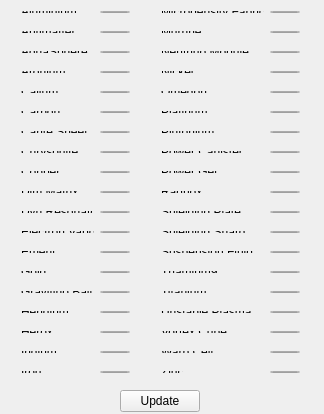
<?xml version="1.0" encoding="UTF-8"?>
<ui version="4.0">
 <class>Inventory</class>
 <widget class="QWidget" name="Inventory">
  <property name="geometry">
   <rect>
    <x>0</x>
    <y>0</y>
    <width>324</width>
    <height>414</height>
   </rect>
  </property>
  <property name="windowTitle">
   <string>Inventory</string>
  </property>
  <widget class="QPushButton" name="updateButton">
   <property name="geometry">
    <rect>
     <x>120</x>
     <y>390</y>
     <width>80</width>
     <height>22</height>
    </rect>
   </property>
   <property name="text">
    <string>Update</string>
   </property>
  </widget>
  <widget class="QWidget" name="">
   <property name="geometry">
    <rect>
     <x>10</x>
     <y>200</y>
     <width>131</width>
     <height>24</height>
    </rect>
   </property>
   <layout class="QHBoxLayout" name="horizontalLayout">
    <item>
     <widget class="QLabel" name="dynamicresonator">
      <property name="text">
       <string>Dyn Resonator</string>
      </property>
     </widget>
    </item>
    <item>
     <widget class="QLineEdit" name="dynResonEntry">
      <property name="minimumSize">
       <size>
        <width>30</width>
        <height>0</height>
       </size>
      </property>
      <property name="maximumSize">
       <size>
        <width>30</width>
        <height>16777215</height>
       </size>
      </property>
     </widget>
    </item>
   </layout>
  </widget>
  <widget class="QWidget" name="">
   <property name="geometry">
    <rect>
     <x>10</x>
     <y>180</y>
     <width>131</width>
     <height>24</height>
    </rect>
   </property>
   <layout class="QHBoxLayout" name="horizontalLayout_3">
    <item>
     <widget class="QLabel" name="dimmatrix">
      <property name="text">
       <string>Dim Matrix</string>
      </property>
     </widget>
    </item>
    <item>
     <widget class="QLineEdit" name="dimMatrixEntry">
      <property name="minimumSize">
       <size>
        <width>30</width>
        <height>0</height>
       </size>
      </property>
      <property name="maximumSize">
       <size>
        <width>30</width>
        <height>16777215</height>
       </size>
      </property>
     </widget>
    </item>
   </layout>
  </widget>
  <widget class="QWidget" name="">
   <property name="geometry">
    <rect>
     <x>10</x>
     <y>160</y>
     <width>131</width>
     <height>24</height>
    </rect>
   </property>
   <layout class="QHBoxLayout" name="horizontalLayout_4">
    <item>
     <widget class="QLabel" name="copper">
      <property name="text">
       <string>Copper</string>
      </property>
     </widget>
    </item>
    <item>
     <widget class="QLineEdit" name="copperEntry">
      <property name="minimumSize">
       <size>
        <width>30</width>
        <height>0</height>
       </size>
      </property>
      <property name="maximumSize">
       <size>
        <width>30</width>
        <height>16777215</height>
       </size>
      </property>
     </widget>
    </item>
   </layout>
  </widget>
  <widget class="QWidget" name="">
   <property name="geometry">
    <rect>
     <x>10</x>
     <y>140</y>
     <width>131</width>
     <height>24</height>
    </rect>
   </property>
   <layout class="QHBoxLayout" name="horizontalLayout_5">
    <item>
     <widget class="QLabel" name="chrysonite">
      <property name="text">
       <string>Chrysonite</string>
      </property>
     </widget>
    </item>
    <item>
     <widget class="QLineEdit" name="chrysoniteEntry">
      <property name="minimumSize">
       <size>
        <width>30</width>
        <height>0</height>
       </size>
      </property>
      <property name="maximumSize">
       <size>
        <width>30</width>
        <height>16777215</height>
       </size>
      </property>
     </widget>
    </item>
   </layout>
  </widget>
  <widget class="QWidget" name="">
   <property name="geometry">
    <rect>
     <x>10</x>
     <y>120</y>
     <width>131</width>
     <height>24</height>
    </rect>
   </property>
   <layout class="QHBoxLayout" name="horizontalLayout_6">
    <item>
     <widget class="QLabel" name="caritesheet">
      <property name="text">
       <string>Carite Sheet</string>
      </property>
     </widget>
    </item>
    <item>
     <widget class="QLineEdit" name="cariteSheetEntry">
      <property name="minimumSize">
       <size>
        <width>30</width>
        <height>0</height>
       </size>
      </property>
      <property name="maximumSize">
       <size>
        <width>30</width>
        <height>16777215</height>
       </size>
      </property>
     </widget>
    </item>
   </layout>
  </widget>
  <widget class="QWidget" name="">
   <property name="geometry">
    <rect>
     <x>10</x>
     <y>0</y>
     <width>131</width>
     <height>24</height>
    </rect>
   </property>
   <layout class="QHBoxLayout" name="horizontalLayout_8">
    <item>
     <widget class="QLabel" name="aluminium">
      <property name="text">
       <string>Aluminium</string>
      </property>
     </widget>
    </item>
    <item>
     <widget class="QLineEdit" name="aluminiumEntry">
      <property name="minimumSize">
       <size>
        <width>30</width>
        <height>0</height>
       </size>
      </property>
      <property name="maximumSize">
       <size>
        <width>30</width>
        <height>16777215</height>
       </size>
      </property>
     </widget>
    </item>
   </layout>
  </widget>
  <widget class="QWidget" name="">
   <property name="geometry">
    <rect>
     <x>10</x>
     <y>20</y>
     <width>131</width>
     <height>24</height>
    </rect>
   </property>
   <layout class="QHBoxLayout" name="horizontalLayout_9">
    <item>
     <widget class="QLabel" name="antimatter">
      <property name="text">
       <string>Antimatter</string>
      </property>
     </widget>
    </item>
    <item>
     <widget class="QLineEdit" name="antimatterEntry">
      <property name="minimumSize">
       <size>
        <width>30</width>
        <height>0</height>
       </size>
      </property>
      <property name="maximumSize">
       <size>
        <width>30</width>
        <height>16777215</height>
       </size>
      </property>
     </widget>
    </item>
   </layout>
  </widget>
  <widget class="QWidget" name="">
   <property name="geometry">
    <rect>
     <x>10</x>
     <y>40</y>
     <width>131</width>
     <height>24</height>
    </rect>
   </property>
   <layout class="QHBoxLayout" name="horizontalLayout_10">
    <item>
     <widget class="QLabel" name="aquasphere">
      <property name="text">
       <string>AquaSphere</string>
      </property>
     </widget>
    </item>
    <item>
     <widget class="QLineEdit" name="aquaSphereEntry">
      <property name="minimumSize">
       <size>
        <width>30</width>
        <height>0</height>
       </size>
      </property>
      <property name="maximumSize">
       <size>
        <width>30</width>
        <height>16777215</height>
       </size>
      </property>
     </widget>
    </item>
   </layout>
  </widget>
  <widget class="QWidget" name="">
   <property name="geometry">
    <rect>
     <x>10</x>
     <y>60</y>
     <width>131</width>
     <height>24</height>
    </rect>
   </property>
   <layout class="QHBoxLayout" name="horizontalLayout_11">
    <item>
     <widget class="QLabel" name="aronium">
      <property name="text">
       <string>Aronium</string>
      </property>
     </widget>
    </item>
    <item>
     <widget class="QLineEdit" name="aroniumEntry">
      <property name="minimumSize">
       <size>
        <width>30</width>
        <height>0</height>
       </size>
      </property>
      <property name="maximumSize">
       <size>
        <width>30</width>
        <height>16777215</height>
       </size>
      </property>
     </widget>
    </item>
   </layout>
  </widget>
  <widget class="QWidget" name="">
   <property name="geometry">
    <rect>
     <x>10</x>
     <y>80</y>
     <width>131</width>
     <height>24</height>
    </rect>
   </property>
   <layout class="QHBoxLayout" name="horizontalLayout_12">
    <item>
     <widget class="QLabel" name="calium">
      <property name="text">
       <string>Calium</string>
      </property>
     </widget>
    </item>
    <item>
     <widget class="QLineEdit" name="caliumEntry">
      <property name="minimumSize">
       <size>
        <width>30</width>
        <height>0</height>
       </size>
      </property>
      <property name="maximumSize">
       <size>
        <width>30</width>
        <height>16777215</height>
       </size>
      </property>
     </widget>
    </item>
   </layout>
  </widget>
  <widget class="QWidget" name="">
   <property name="geometry">
    <rect>
     <x>10</x>
     <y>100</y>
     <width>131</width>
     <height>24</height>
    </rect>
   </property>
   <layout class="QHBoxLayout" name="horizontalLayout_13">
    <item>
     <widget class="QLabel" name="carbon">
      <property name="text">
       <string>Carbon</string>
      </property>
     </widget>
    </item>
    <item>
     <widget class="QLineEdit" name="carbonEntry">
      <property name="minimumSize">
       <size>
        <width>30</width>
        <height>0</height>
       </size>
      </property>
      <property name="maximumSize">
       <size>
        <width>30</width>
        <height>16777215</height>
       </size>
      </property>
     </widget>
    </item>
   </layout>
  </widget>
  <widget class="QWidget" name="">
   <property name="geometry">
    <rect>
     <x>10</x>
     <y>220</y>
     <width>131</width>
     <height>24</height>
    </rect>
   </property>
   <layout class="QHBoxLayout" name="horizontalLayout_7">
    <item>
     <widget class="QLabel" name="electronvapor">
      <property name="text">
       <string>Electron Vapor</string>
      </property>
     </widget>
    </item>
    <item>
     <widget class="QLineEdit" name="electronVaporEntry">
      <property name="minimumSize">
       <size>
        <width>30</width>
        <height>0</height>
       </size>
      </property>
      <property name="maximumSize">
       <size>
        <width>30</width>
        <height>16777215</height>
       </size>
      </property>
     </widget>
    </item>
   </layout>
  </widget>
  <widget class="QWidget" name="">
   <property name="geometry">
    <rect>
     <x>10</x>
     <y>240</y>
     <width>131</width>
     <height>24</height>
    </rect>
   </property>
   <layout class="QHBoxLayout" name="horizontalLayout_14">
    <item>
     <widget class="QLabel" name="emeril">
      <property name="text">
       <string>Emeril</string>
      </property>
     </widget>
    </item>
    <item>
     <widget class="QLineEdit" name="emerilEntry">
      <property name="minimumSize">
       <size>
        <width>30</width>
        <height>0</height>
       </size>
      </property>
      <property name="maximumSize">
       <size>
        <width>30</width>
        <height>16777215</height>
       </size>
      </property>
     </widget>
    </item>
   </layout>
  </widget>
  <widget class="QWidget" name="">
   <property name="geometry">
    <rect>
     <x>10</x>
     <y>260</y>
     <width>131</width>
     <height>24</height>
    </rect>
   </property>
   <layout class="QHBoxLayout" name="horizontalLayout_15">
    <item>
     <widget class="QLabel" name="gold">
      <property name="text">
       <string>Gold</string>
      </property>
     </widget>
    </item>
    <item>
     <widget class="QLineEdit" name="goldEntry">
      <property name="minimumSize">
       <size>
        <width>30</width>
        <height>0</height>
       </size>
      </property>
      <property name="maximumSize">
       <size>
        <width>30</width>
        <height>16777215</height>
       </size>
      </property>
     </widget>
    </item>
   </layout>
  </widget>
  <widget class="QWidget" name="">
   <property name="geometry">
    <rect>
     <x>10</x>
     <y>280</y>
     <width>131</width>
     <height>24</height>
    </rect>
   </property>
   <layout class="QHBoxLayout" name="horizontalLayout_16">
    <item>
     <widget class="QLabel" name="label">
      <property name="text">
       <string>Gravitino Ball</string>
      </property>
     </widget>
    </item>
    <item>
     <widget class="QLineEdit" name="gravBallEntry">
      <property name="maximumSize">
       <size>
        <width>30</width>
        <height>16777215</height>
       </size>
      </property>
     </widget>
    </item>
   </layout>
  </widget>
  <widget class="QWidget" name="">
   <property name="geometry">
    <rect>
     <x>10</x>
     <y>300</y>
     <width>131</width>
     <height>24</height>
    </rect>
   </property>
   <layout class="QHBoxLayout" name="horizontalLayout_17">
    <item>
     <widget class="QLabel" name="heridium">
      <property name="text">
       <string>Heridium</string>
      </property>
     </widget>
    </item>
    <item>
     <widget class="QLineEdit" name="heridiumEntry">
      <property name="maximumSize">
       <size>
        <width>30</width>
        <height>16777215</height>
       </size>
      </property>
     </widget>
    </item>
   </layout>
  </widget>
  <widget class="QWidget" name="">
   <property name="geometry">
    <rect>
     <x>10</x>
     <y>320</y>
     <width>131</width>
     <height>24</height>
    </rect>
   </property>
   <layout class="QHBoxLayout" name="horizontalLayout_18">
    <item>
     <widget class="QLabel" name="herox">
      <property name="text">
       <string>Herox</string>
      </property>
     </widget>
    </item>
    <item>
     <widget class="QLineEdit" name="heroxEntry">
      <property name="maximumSize">
       <size>
        <width>30</width>
        <height>16777215</height>
       </size>
      </property>
     </widget>
    </item>
   </layout>
  </widget>
  <widget class="QWidget" name="">
   <property name="geometry">
    <rect>
     <x>10</x>
     <y>340</y>
     <width>131</width>
     <height>24</height>
    </rect>
   </property>
   <layout class="QHBoxLayout" name="horizontalLayout_19">
    <item>
     <widget class="QLabel" name="iridium">
      <property name="text">
       <string>Iridium</string>
      </property>
     </widget>
    </item>
    <item>
     <widget class="QLineEdit" name="iridiumEntry">
      <property name="maximumSize">
       <size>
        <width>30</width>
        <height>16777215</height>
       </size>
      </property>
     </widget>
    </item>
   </layout>
  </widget>
  <widget class="QWidget" name="">
   <property name="geometry">
    <rect>
     <x>10</x>
     <y>360</y>
     <width>131</width>
     <height>24</height>
    </rect>
   </property>
   <layout class="QHBoxLayout" name="horizontalLayout_20">
    <item>
     <widget class="QLabel" name="iron">
      <property name="text">
       <string>Iron</string>
      </property>
     </widget>
    </item>
    <item>
     <widget class="QLineEdit" name="ironEntry">
      <property name="maximumSize">
       <size>
        <width>30</width>
        <height>16777215</height>
       </size>
      </property>
     </widget>
    </item>
   </layout>
  </widget>
  <widget class="QWidget" name="">
   <property name="geometry">
    <rect>
     <x>150</x>
     <y>0</y>
     <width>161</width>
     <height>24</height>
    </rect>
   </property>
   <layout class="QHBoxLayout" name="horizontalLayout_21">
    <item>
     <widget class="QLabel" name="microfabric">
      <property name="text">
       <string>Microdensity Fabric</string>
      </property>
     </widget>
    </item>
    <item>
     <widget class="QLineEdit" name="microFabricEntry">
      <property name="minimumSize">
       <size>
        <width>30</width>
        <height>0</height>
       </size>
      </property>
      <property name="maximumSize">
       <size>
        <width>30</width>
        <height>16777215</height>
       </size>
      </property>
     </widget>
    </item>
   </layout>
  </widget>
  <widget class="QWidget" name="">
   <property name="geometry">
    <rect>
     <x>150</x>
     <y>20</y>
     <width>161</width>
     <height>24</height>
    </rect>
   </property>
   <layout class="QHBoxLayout" name="horizontalLayout_22">
    <item>
     <widget class="QLabel" name="murrine">
      <property name="text">
       <string>Murrine</string>
      </property>
     </widget>
    </item>
    <item>
     <widget class="QLineEdit" name="murrineEntry">
      <property name="minimumSize">
       <size>
        <width>30</width>
        <height>0</height>
       </size>
      </property>
      <property name="maximumSize">
       <size>
        <width>30</width>
        <height>16777215</height>
       </size>
      </property>
     </widget>
    </item>
   </layout>
  </widget>
  <widget class="QWidget" name="">
   <property name="geometry">
    <rect>
     <x>150</x>
     <y>40</y>
     <width>161</width>
     <height>24</height>
    </rect>
   </property>
   <layout class="QHBoxLayout" name="horizontalLayout_23">
    <item>
     <widget class="QLabel" name="label_5">
      <property name="text">
       <string>Neutrino Module</string>
      </property>
     </widget>
    </item>
    <item>
     <widget class="QLineEdit" name="neutrinoModuleEntry">
      <property name="minimumSize">
       <size>
        <width>30</width>
        <height>0</height>
       </size>
      </property>
      <property name="maximumSize">
       <size>
        <width>30</width>
        <height>16777215</height>
       </size>
      </property>
     </widget>
    </item>
   </layout>
  </widget>
  <widget class="QWidget" name="">
   <property name="geometry">
    <rect>
     <x>150</x>
     <y>60</y>
     <width>161</width>
     <height>24</height>
    </rect>
   </property>
   <layout class="QHBoxLayout" name="horizontalLayout_24">
    <item>
     <widget class="QLabel" name="nickel">
      <property name="text">
       <string>Nickel</string>
      </property>
     </widget>
    </item>
    <item>
     <widget class="QLineEdit" name="nickelEntry">
      <property name="minimumSize">
       <size>
        <width>30</width>
        <height>0</height>
       </size>
      </property>
      <property name="maximumSize">
       <size>
        <width>30</width>
        <height>16777215</height>
       </size>
      </property>
     </widget>
    </item>
   </layout>
  </widget>
  <widget class="QWidget" name="">
   <property name="geometry">
    <rect>
     <x>150</x>
     <y>80</y>
     <width>161</width>
     <height>24</height>
    </rect>
   </property>
   <layout class="QHBoxLayout" name="horizontalLayout_25">
    <item>
     <widget class="QLabel" name="omegon">
      <property name="text">
       <string>Omegon</string>
      </property>
     </widget>
    </item>
    <item>
     <widget class="QLineEdit" name="omegonEntry">
      <property name="minimumSize">
       <size>
        <width>30</width>
        <height>0</height>
       </size>
      </property>
      <property name="maximumSize">
       <size>
        <width>30</width>
        <height>16777215</height>
       </size>
      </property>
     </widget>
    </item>
   </layout>
  </widget>
  <widget class="QWidget" name="">
   <property name="geometry">
    <rect>
     <x>150</x>
     <y>100</y>
     <width>161</width>
     <height>24</height>
    </rect>
   </property>
   <layout class="QHBoxLayout" name="horizontalLayout_26">
    <item>
     <widget class="QLabel" name="platinum">
      <property name="text">
       <string>Platinum</string>
      </property>
     </widget>
    </item>
    <item>
     <widget class="QLineEdit" name="platinumEntry">
      <property name="minimumSize">
       <size>
        <width>30</width>
        <height>0</height>
       </size>
      </property>
      <property name="maximumSize">
       <size>
        <width>30</width>
        <height>16777215</height>
       </size>
      </property>
     </widget>
    </item>
   </layout>
  </widget>
  <widget class="QWidget" name="">
   <property name="geometry">
    <rect>
     <x>150</x>
     <y>120</y>
     <width>161</width>
     <height>24</height>
    </rect>
   </property>
   <layout class="QHBoxLayout" name="horizontalLayout_27">
    <item>
     <widget class="QLabel" name="plutonium">
      <property name="text">
       <string>Plutonium</string>
      </property>
     </widget>
    </item>
    <item>
     <widget class="QLineEdit" name="plutoniumEntry">
      <property name="minimumSize">
       <size>
        <width>30</width>
        <height>0</height>
       </size>
      </property>
      <property name="maximumSize">
       <size>
        <width>30</width>
        <height>16777215</height>
       </size>
      </property>
     </widget>
    </item>
   </layout>
  </widget>
  <widget class="QWidget" name="">
   <property name="geometry">
    <rect>
     <x>150</x>
     <y>140</y>
     <width>161</width>
     <height>24</height>
    </rect>
   </property>
   <layout class="QHBoxLayout" name="horizontalLayout_28">
    <item>
     <widget class="QLabel" name="powercanister">
      <property name="text">
       <string>Power Canister</string>
      </property>
     </widget>
    </item>
    <item>
     <widget class="QLineEdit" name="powerCanEntry">
      <property name="minimumSize">
       <size>
        <width>30</width>
        <height>0</height>
       </size>
      </property>
      <property name="maximumSize">
       <size>
        <width>30</width>
        <height>16777215</height>
       </size>
      </property>
     </widget>
    </item>
   </layout>
  </widget>
  <widget class="QWidget" name="">
   <property name="geometry">
    <rect>
     <x>150</x>
     <y>160</y>
     <width>161</width>
     <height>24</height>
    </rect>
   </property>
   <layout class="QHBoxLayout" name="horizontalLayout_29">
    <item>
     <widget class="QLabel" name="powergel">
      <property name="text">
       <string>Power Gel</string>
      </property>
     </widget>
    </item>
    <item>
     <widget class="QLineEdit" name="powerGelEntry">
      <property name="minimumSize">
       <size>
        <width>30</width>
        <height>0</height>
       </size>
      </property>
      <property name="maximumSize">
       <size>
        <width>30</width>
        <height>16777215</height>
       </size>
      </property>
     </widget>
    </item>
   </layout>
  </widget>
  <widget class="QWidget" name="">
   <property name="geometry">
    <rect>
     <x>150</x>
     <y>180</y>
     <width>161</width>
     <height>24</height>
    </rect>
   </property>
   <layout class="QHBoxLayout" name="horizontalLayout_30">
    <item>
     <widget class="QLabel" name="radnox">
      <property name="text">
       <string>Radnox</string>
      </property>
     </widget>
    </item>
    <item>
     <widget class="QLineEdit" name="radnoxEntry">
      <property name="minimumSize">
       <size>
        <width>30</width>
        <height>0</height>
       </size>
      </property>
      <property name="maximumSize">
       <size>
        <width>30</width>
        <height>16777215</height>
       </size>
      </property>
     </widget>
    </item>
   </layout>
  </widget>
  <widget class="QWidget" name="">
   <property name="geometry">
    <rect>
     <x>150</x>
     <y>200</y>
     <width>161</width>
     <height>24</height>
    </rect>
   </property>
   <layout class="QHBoxLayout" name="horizontalLayout_31">
    <item>
     <widget class="QLabel" name="shieldingplate">
      <property name="text">
       <string>Shielding Plate</string>
      </property>
     </widget>
    </item>
    <item>
     <widget class="QLineEdit" name="shieldingPlateEntry">
      <property name="minimumSize">
       <size>
        <width>30</width>
        <height>0</height>
       </size>
      </property>
      <property name="maximumSize">
       <size>
        <width>30</width>
        <height>16777215</height>
       </size>
      </property>
     </widget>
    </item>
   </layout>
  </widget>
  <widget class="QWidget" name="">
   <property name="geometry">
    <rect>
     <x>150</x>
     <y>220</y>
     <width>161</width>
     <height>24</height>
    </rect>
   </property>
   <layout class="QHBoxLayout" name="horizontalLayout_32">
    <item>
     <widget class="QLabel" name="shieldingshard">
      <property name="text">
       <string>Shielding Shard</string>
      </property>
     </widget>
    </item>
    <item>
     <widget class="QLineEdit" name="shieldingShardEntry">
      <property name="minimumSize">
       <size>
        <width>30</width>
        <height>0</height>
       </size>
      </property>
      <property name="maximumSize">
       <size>
        <width>30</width>
        <height>16777215</height>
       </size>
      </property>
     </widget>
    </item>
   </layout>
  </widget>
  <widget class="QWidget" name="">
   <property name="geometry">
    <rect>
     <x>150</x>
     <y>240</y>
     <width>161</width>
     <height>24</height>
    </rect>
   </property>
   <layout class="QHBoxLayout" name="horizontalLayout_33">
    <item>
     <widget class="QLabel" name="suspensionfluid">
      <property name="text">
       <string>Suspension Fluid</string>
      </property>
     </widget>
    </item>
    <item>
     <widget class="QLineEdit" name="suspensionFluidEntry">
      <property name="minimumSize">
       <size>
        <width>30</width>
        <height>0</height>
       </size>
      </property>
      <property name="maximumSize">
       <size>
        <width>30</width>
        <height>16777215</height>
       </size>
      </property>
     </widget>
    </item>
   </layout>
  </widget>
  <widget class="QWidget" name="">
   <property name="geometry">
    <rect>
     <x>150</x>
     <y>260</y>
     <width>161</width>
     <height>24</height>
    </rect>
   </property>
   <layout class="QHBoxLayout" name="horizontalLayout_34">
    <item>
     <widget class="QLabel" name="thamium9">
      <property name="text">
       <string>Thamium9</string>
      </property>
     </widget>
    </item>
    <item>
     <widget class="QLineEdit" name="thamium9Entry">
      <property name="minimumSize">
       <size>
        <width>30</width>
        <height>0</height>
       </size>
      </property>
      <property name="maximumSize">
       <size>
        <width>30</width>
        <height>16777215</height>
       </size>
      </property>
     </widget>
    </item>
   </layout>
  </widget>
  <widget class="QWidget" name="">
   <property name="geometry">
    <rect>
     <x>150</x>
     <y>280</y>
     <width>161</width>
     <height>24</height>
    </rect>
   </property>
   <layout class="QHBoxLayout" name="horizontalLayout_35">
    <item>
     <widget class="QLabel" name="titanium">
      <property name="text">
       <string>Titanium</string>
      </property>
     </widget>
    </item>
    <item>
     <widget class="QLineEdit" name="titaniumEntry">
      <property name="minimumSize">
       <size>
        <width>30</width>
        <height>0</height>
       </size>
      </property>
      <property name="maximumSize">
       <size>
        <width>30</width>
        <height>16777215</height>
       </size>
      </property>
     </widget>
    </item>
   </layout>
  </widget>
  <widget class="QWidget" name="">
   <property name="geometry">
    <rect>
     <x>150</x>
     <y>300</y>
     <width>161</width>
     <height>24</height>
    </rect>
   </property>
   <layout class="QHBoxLayout" name="horizontalLayout_36">
    <item>
     <widget class="QLabel" name="unstableplasma">
      <property name="text">
       <string>Unstable Plasma</string>
      </property>
     </widget>
    </item>
    <item>
     <widget class="QLineEdit" name="unstablePlasmaEntry">
      <property name="minimumSize">
       <size>
        <width>30</width>
        <height>0</height>
       </size>
      </property>
      <property name="maximumSize">
       <size>
        <width>30</width>
        <height>16777215</height>
       </size>
      </property>
     </widget>
    </item>
   </layout>
  </widget>
  <widget class="QWidget" name="">
   <property name="geometry">
    <rect>
     <x>150</x>
     <y>320</y>
     <width>161</width>
     <height>24</height>
    </rect>
   </property>
   <layout class="QHBoxLayout" name="horizontalLayout_37">
    <item>
     <widget class="QLabel" name="vortexcube">
      <property name="text">
       <string>Vortex Cube</string>
      </property>
     </widget>
    </item>
    <item>
     <widget class="QLineEdit" name="vortexCubeEntry">
      <property name="minimumSize">
       <size>
        <width>30</width>
        <height>0</height>
       </size>
      </property>
      <property name="maximumSize">
       <size>
        <width>30</width>
        <height>16777215</height>
       </size>
      </property>
     </widget>
    </item>
   </layout>
  </widget>
  <widget class="QWidget" name="">
   <property name="geometry">
    <rect>
     <x>150</x>
     <y>340</y>
     <width>161</width>
     <height>24</height>
    </rect>
   </property>
   <layout class="QHBoxLayout" name="horizontalLayout_38">
    <item>
     <widget class="QLabel" name="warpcell">
      <property name="text">
       <string>Warp Cell</string>
      </property>
     </widget>
    </item>
    <item>
     <widget class="QLineEdit" name="warpCellEntry">
      <property name="minimumSize">
       <size>
        <width>30</width>
        <height>0</height>
       </size>
      </property>
      <property name="maximumSize">
       <size>
        <width>30</width>
        <height>16777215</height>
       </size>
      </property>
     </widget>
    </item>
   </layout>
  </widget>
  <widget class="QWidget" name="">
   <property name="geometry">
    <rect>
     <x>150</x>
     <y>360</y>
     <width>161</width>
     <height>24</height>
    </rect>
   </property>
   <layout class="QHBoxLayout" name="horizontalLayout_39">
    <item>
     <widget class="QLabel" name="zinc">
      <property name="text">
       <string>Zinc</string>
      </property>
     </widget>
    </item>
    <item>
     <widget class="QLineEdit" name="zincEntry">
      <property name="minimumSize">
       <size>
        <width>30</width>
        <height>0</height>
       </size>
      </property>
      <property name="maximumSize">
       <size>
        <width>30</width>
        <height>16777215</height>
       </size>
      </property>
     </widget>
    </item>
   </layout>
  </widget>
  <zorder>updateButton</zorder>
  <zorder>carbon</zorder>
  <zorder>carbon</zorder>
  <zorder>calium</zorder>
  <zorder>aronium</zorder>
  <zorder>aquasphere</zorder>
  <zorder>antimatter</zorder>
  <zorder>aluminium</zorder>
  <zorder>caritesheet</zorder>
  <zorder>chrysonite</zorder>
  <zorder>copper</zorder>
  <zorder>dimmatrix</zorder>
  <zorder>dynamicresonator</zorder>
  <zorder>electronvapor</zorder>
  <zorder>emeril</zorder>
  <zorder>gold</zorder>
  <zorder>label</zorder>
  <zorder>heridium</zorder>
  <zorder>herox</zorder>
  <zorder>iridium</zorder>
  <zorder>iron</zorder>
  <zorder>aluminiumEntry</zorder>
  <zorder>antimatterEntry</zorder>
  <zorder>aquaSphereEntry</zorder>
  <zorder>aroniumEntry</zorder>
  <zorder>caliumEntry</zorder>
  <zorder>carbonEntry</zorder>
  <zorder>cariteSheetEntry</zorder>
  <zorder>chrysoniteEntry</zorder>
  <zorder>copperEntry</zorder>
  <zorder>dimMatrixEntry</zorder>
  <zorder>dynResonEntry</zorder>
  <zorder>electronVaporEntry</zorder>
  <zorder>emerilEntry</zorder>
  <zorder>goldEntry</zorder>
  <zorder>gravBallEntry</zorder>
  <zorder>heridiumEntry</zorder>
  <zorder>heroxEntry</zorder>
  <zorder>iridiumEntry</zorder>
  <zorder>ironEntry</zorder>
  <zorder>carbon</zorder>
  <zorder>carbonEntry</zorder>
  <zorder>microfabric</zorder>
  <zorder>murrine</zorder>
  <zorder>label_5</zorder>
  <zorder>nickel</zorder>
  <zorder>omegon</zorder>
  <zorder>platinum</zorder>
  <zorder>plutonium</zorder>
  <zorder>powercanister</zorder>
  <zorder>powergel</zorder>
  <zorder>radnox</zorder>
  <zorder>shieldingplate</zorder>
  <zorder>shieldingshard</zorder>
  <zorder>suspensionfluid</zorder>
  <zorder>thamium9</zorder>
  <zorder>titanium</zorder>
  <zorder>unstableplasma</zorder>
  <zorder>vortexcube</zorder>
  <zorder>warpcell</zorder>
  <zorder>zinc</zorder>
  <zorder>microFabricEntry</zorder>
  <zorder>murrineEntry</zorder>
  <zorder>neutrinoModuleEntry</zorder>
  <zorder>nickelEntry</zorder>
  <zorder>omegonEntry</zorder>
  <zorder>platinumEntry</zorder>
  <zorder>plutoniumEntry</zorder>
  <zorder>powerCanEntry</zorder>
  <zorder>powerGelEntry</zorder>
  <zorder>radnoxEntry</zorder>
  <zorder>shieldingPlateEntry</zorder>
  <zorder>shieldingShardEntry</zorder>
  <zorder>suspensionFluidEntry</zorder>
  <zorder>thamium9Entry</zorder>
  <zorder>titaniumEntry</zorder>
  <zorder>unstablePlasmaEntry</zorder>
  <zorder>vortexCubeEntry</zorder>
  <zorder>zinc</zorder>
  <zorder>ironEntry</zorder>
  <zorder>iron</zorder>
  <zorder>warpCellEntry</zorder>
  <zorder>zincEntry</zorder>
 </widget>
 <layoutdefault spacing="6" margin="11"/>
 <resources/>
 <connections/>
</ui>
